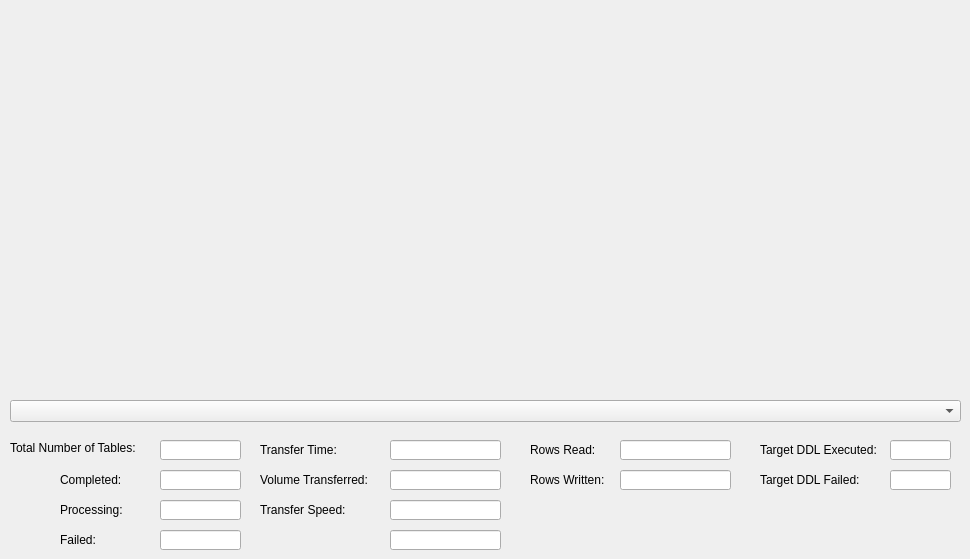
    <widget class="QWidget" name="tab_2">
     <attribute name="title">
      <string>Transfer Log</string>
     </attribute>
     <widget class="QLabel" name="label">
      <property name="geometry">
       <rect>
        <x>10</x>
        <y>440</y>
        <width>141</width>
        <height>16</height>
       </rect>
      </property>
      <property name="font">
       <font>
        <weight>50</weight>
        <bold>false</bold>
       </font>
      </property>
      <property name="text">
       <string>Total Number of Tables:</string>
      </property>
     </widget>
     <widget class="QLineEdit" name="totalNumberTablesEdit">
      <property name="enabled">
       <bool>true</bool>
      </property>
      <property name="geometry">
       <rect>
        <x>160</x>
        <y>440</y>
        <width>81</width>
        <height>20</height>
       </rect>
      </property>
      <property name="font">
       <font>
        <weight>50</weight>
        <bold>false</bold>
       </font>
      </property>
      <property name="readOnly">
       <bool>true</bool>
      </property>
     </widget>
     <widget class="QLabel" name="label_2">
      <property name="geometry">
       <rect>
        <x>60</x>
        <y>470</y>
        <width>81</width>
        <height>20</height>
       </rect>
      </property>
      <property name="font">
       <font>
        <weight>50</weight>
        <bold>false</bold>
       </font>
      </property>
      <property name="text">
       <string>Completed:</string>
      </property>
     </widget>
     <widget class="QLineEdit" name="tablesCompletedEdit">
      <property name="enabled">
       <bool>true</bool>
      </property>
      <property name="geometry">
       <rect>
        <x>160</x>
        <y>470</y>
        <width>81</width>
        <height>20</height>
       </rect>
      </property>
      <property name="font">
       <font>
        <weight>50</weight>
        <bold>false</bold>
       </font>
      </property>
      <property name="readOnly">
       <bool>true</bool>
      </property>
     </widget>
     <widget class="QLabel" name="label_3">
      <property name="geometry">
       <rect>
        <x>60</x>
        <y>500</y>
        <width>81</width>
        <height>20</height>
       </rect>
      </property>
      <property name="font">
       <font>
        <weight>50</weight>
        <bold>false</bold>
       </font>
      </property>
      <property name="text">
       <string>Processing:</string>
      </property>
     </widget>
     <widget class="QLineEdit" name="tablesProcessingEdit">
      <property name="enabled">
       <bool>true</bool>
      </property>
      <property name="geometry">
       <rect>
        <x>160</x>
        <y>500</y>
        <width>81</width>
        <height>20</height>
       </rect>
      </property>
      <property name="font">
       <font>
        <weight>50</weight>
        <bold>false</bold>
       </font>
      </property>
      <property name="readOnly">
       <bool>true</bool>
      </property>
     </widget>
     <widget class="QLabel" name="label_4">
      <property name="geometry">
       <rect>
        <x>60</x>
        <y>530</y>
        <width>81</width>
        <height>20</height>
       </rect>
      </property>
      <property name="font">
       <font>
        <weight>50</weight>
        <bold>false</bold>
       </font>
      </property>
      <property name="text">
       <string>Failed:</string>
      </property>
     </widget>
     <widget class="QLineEdit" name="tablesFailedEdit">
      <property name="enabled">
       <bool>true</bool>
      </property>
      <property name="geometry">
       <rect>
        <x>160</x>
        <y>530</y>
        <width>81</width>
        <height>20</height>
       </rect>
      </property>
     </widget>
     <widget class="QLabel" name="label_5">
      <property name="geometry">
       <rect>
        <x>530</x>
        <y>440</y>
        <width>81</width>
        <height>20</height>
       </rect>
      </property>
      <property name="font">
       <font>
        <weight>50</weight>
        <bold>false</bold>
       </font>
      </property>
      <property name="text">
       <string>Rows Read:</string>
      </property>
     </widget>
     <widget class="QLabel" name="label_6">
      <property name="geometry">
       <rect>
        <x>530</x>
        <y>470</y>
        <width>91</width>
        <height>20</height>
       </rect>
      </property>
      <property name="font">
       <font>
        <weight>50</weight>
        <bold>false</bold>
       </font>
      </property>
      <property name="text">
       <string>Rows Written:</string>
      </property>
     </widget>
     <widget class="QLineEdit" name="rowsReadEdit">
      <property name="enabled">
       <bool>true</bool>
      </property>
      <property name="geometry">
       <rect>
        <x>620</x>
        <y>440</y>
        <width>111</width>
        <height>20</height>
       </rect>
      </property>
      <property name="font">
       <font>
        <weight>50</weight>
        <bold>false</bold>
       </font>
      </property>
      <property name="readOnly">
       <bool>true</bool>
      </property>
     </widget>
     <widget class="QLineEdit" name="rowsWrittenEdit">
      <property name="enabled">
       <bool>true</bool>
      </property>
      <property name="geometry">
       <rect>
        <x>620</x>
        <y>470</y>
        <width>111</width>
        <height>20</height>
       </rect>
      </property>
      <property name="font">
       <font>
        <weight>50</weight>
        <bold>false</bold>
       </font>
      </property>
      <property name="readOnly">
       <bool>true</bool>
      </property>
     </widget>
     <widget class="QLabel" name="label_7">
      <property name="geometry">
       <rect>
        <x>260</x>
        <y>440</y>
        <width>101</width>
        <height>20</height>
       </rect>
      </property>
      <property name="font">
       <font>
        <weight>50</weight>
        <bold>false</bold>
       </font>
      </property>
      <property name="text">
       <string>Transfer Time:</string>
      </property>
     </widget>
     <widget class="QLineEdit" name="transferTimeEdit">
      <property name="enabled">
       <bool>true</bool>
      </property>
      <property name="geometry">
       <rect>
        <x>390</x>
        <y>440</y>
        <width>111</width>
        <height>20</height>
       </rect>
      </property>
      <property name="font">
       <font>
        <weight>50</weight>
        <bold>false</bold>
       </font>
      </property>
      <property name="readOnly">
       <bool>true</bool>
      </property>
     </widget>
     <widget class="QLabel" name="label_8">
      <property name="geometry">
       <rect>
        <x>260</x>
        <y>470</y>
        <width>121</width>
        <height>20</height>
       </rect>
      </property>
      <property name="font">
       <font>
        <weight>50</weight>
        <bold>false</bold>
       </font>
      </property>
      <property name="text">
       <string>Volume Transferred:</string>
      </property>
     </widget>
     <widget class="QLineEdit" name="volumeTransferredEdit">
      <property name="enabled">
       <bool>true</bool>
      </property>
      <property name="geometry">
       <rect>
        <x>390</x>
        <y>470</y>
        <width>111</width>
        <height>20</height>
       </rect>
      </property>
      <property name="font">
       <font>
        <weight>50</weight>
        <bold>false</bold>
       </font>
      </property>
      <property name="readOnly">
       <bool>true</bool>
      </property>
     </widget>
     <widget class="QLabel" name="label_10">
      <property name="geometry">
       <rect>
        <x>260</x>
        <y>500</y>
        <width>121</width>
        <height>20</height>
       </rect>
      </property>
      <property name="font">
       <font>
        <weight>50</weight>
        <bold>false</bold>
       </font>
      </property>
      <property name="text">
       <string>Transfer Speed:</string>
      </property>
     </widget>
     <widget class="QLineEdit" name="transferSpeedBytesEdit">
      <property name="enabled">
       <bool>true</bool>
      </property>
      <property name="geometry">
       <rect>
        <x>390</x>
        <y>500</y>
        <width>111</width>
        <height>20</height>
       </rect>
      </property>
      <property name="font">
       <font>
        <weight>50</weight>
        <bold>false</bold>
       </font>
      </property>
      <property name="readOnly">
       <bool>true</bool>
      </property>
     </widget>
     <widget class="QLineEdit" name="transferSpeedRowsEdit">
      <property name="enabled">
       <bool>true</bool>
      </property>
      <property name="geometry">
       <rect>
        <x>390</x>
        <y>530</y>
        <width>111</width>
        <height>20</height>
       </rect>
      </property>
      <property name="font">
       <font>
        <weight>50</weight>
        <bold>false</bold>
       </font>
      </property>
      <property name="readOnly">
       <bool>true</bool>
      </property>
     </widget>
     <widget class="TableWidget" name="transferTableWidget" native="true">
      <property name="geometry">
       <rect>
        <x>10</x>
        <y>10</y>
        <width>951</width>
        <height>391</height>
       </rect>
      </property>
     </widget>
     <widget class="QComboBox" name="transferStatusComboBox">
      <property name="geometry">
       <rect>
        <x>10</x>
        <y>400</y>
        <width>951</width>
        <height>22</height>
       </rect>
      </property>
     </widget>
     <widget class="QLabel" name="label_32">
      <property name="geometry">
       <rect>
        <x>760</x>
        <y>440</y>
        <width>121</width>
        <height>20</height>
       </rect>
      </property>
      <property name="font">
       <font>
        <weight>50</weight>
        <bold>false</bold>
       </font>
      </property>
      <property name="text">
       <string>Target DDL Executed:</string>
      </property>
     </widget>
     <widget class="QLineEdit" name="ddlExecEdit">
      <property name="enabled">
       <bool>true</bool>
      </property>
      <property name="geometry">
       <rect>
        <x>890</x>
        <y>440</y>
        <width>61</width>
        <height>20</height>
       </rect>
      </property>
      <property name="font">
       <font>
        <weight>50</weight>
        <bold>false</bold>
       </font>
      </property>
      <property name="readOnly">
       <bool>true</bool>
      </property>
     </widget>
     <widget class="QLabel" name="label_33">
      <property name="geometry">
       <rect>
        <x>760</x>
        <y>470</y>
        <width>121</width>
        <height>20</height>
       </rect>
      </property>
      <property name="font">
       <font>
        <weight>50</weight>
        <bold>false</bold>
       </font>
      </property>
      <property name="text">
       <string>Target DDL Failed:</string>
      </property>
     </widget>
     <widget class="QLineEdit" name="ddlFailedEdit">
      <property name="enabled">
       <bool>true</bool>
      </property>
      <property name="geometry">
       <rect>
        <x>890</x>
        <y>470</y>
        <width>61</width>
        <height>20</height>
       </rect>
      </property>
      <property name="font">
       <font>
        <weight>50</weight>
        <bold>false</bold>
       </font>
      </property>
      <property name="readOnly">
       <bool>true</bool>
      </property>
     </widget>
    </widget>
